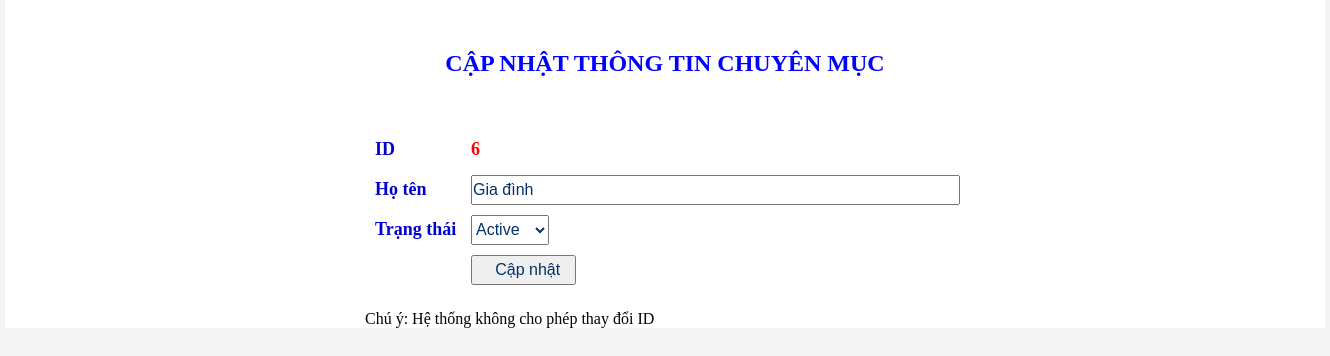
Page /admin/chuyenmuc/suachuyenmuc.php?idchuyenmuc=6 (signed in) on the committed database.
### tables this page shows
CREATE TABLE `chuyenmuc` (
  `idchuyenmuc` int(4) NOT NULL,
  `tenchuyenmuc` text NOT NULL,
  `trangthai` varchar(10) NOT NULL
);

### admin/chuyenmuc/suachuyenmuc.php (the view, shortened to what this page needs)
<html xmlns="http://www.w3.org/1999/xhtml">
<head>
<link rel="stylesheet" href="../css/style.css">
</head>
<div id="wrapper">
<body bgcolor="#F4F4F4">
<?php
	require("../modules/connectdb.php");
	$idchuyenmuc = $_GET['idchuyenmuc'];
	$chuyenmuc = mysqli_query($conn, "Select * from chuyenmuc where idchuyenmuc='{$idchuyenmuc}'");
	$row = mysqli_fetch_array($chuyenmuc,MYSQLI_BOTH);
?>
<div id="content">
	<div class="form">
		<p class="titleform"> CẬP NHẬT THÔNG TIN CHUYÊN MỤC </p>
		<table cellspacing="5px" border="0">
			<form action="xulychuyenmuc.php?action=sua" method="post">
			<tr class="formLabel">
				<td width="150">ID</td>
				<td width="200" align="left"> <font color="#FF0000"> <?php echo $row['idchuyenmuc'];?></font>
				</td>
			</tr>
			<tr class="formLabel">
				<td>Họ tên</td>
				<td align="left"><input type="text" name="tenchuyenmuc" value="<?php echo $row['tenchuyenmuc'];?>" size="50"></td>
			</tr>
			<tr class="formLabel">
				<td> Trạng thái</td>
				<td align="left">
					<select name="trangthai">
					<?php
						if($row['trangthai']=="active")
						{
							echo "<option value='active' selected='selected' > Active</option>";
						}
						else
						{
							echo "<option value='active' > Active</option>";
							echo "<option value='inactive' selected='selected'> Inactive</option>";
						}
					?>
					</select>
				</td>
			</tr>
			<tr class="formLabel">
				<td></td>
				<td> <input type="submit" value="     Cập nhật   "> </td>
			</tr>
			</form>
		</table>
		<br>
		<p>  Chú ý: Hệ thống không cho phép thay đổi ID</p>
	</div>
</div>
</div>
</body>
</html>

### admin/css/style.css (style rules this page uses)
* { margin:0px; padding:0px; }
#wrapper { width:1320; height:auto; background-color:#FFFFFF; margin:auto; }
#content { width:1316px; height:auto; background-color:#FFFFFF; padding-left:2px; padding-right:2px; margin:auto; }
.formLabel { background-color:#FFFFFF; font-size:18px; color:#0000CC; text-align:left; padding-top:5px; text-indent: 5px; height:35px; font-weight:bold; }
.titleform { color:#0000FF; font-size:24px; font-weight:bold; text-align:center; padding-top: 50px; padding-bottom:50px; }
.form { width:600px; margin:auto; }
input, select { height: 30px; font-size:16px; color:#003366; }

### rows in the picture
chuyenmuc: idchuyenmuc "6", tenchuyenmuc "Gia đình", trangthai "Active"
